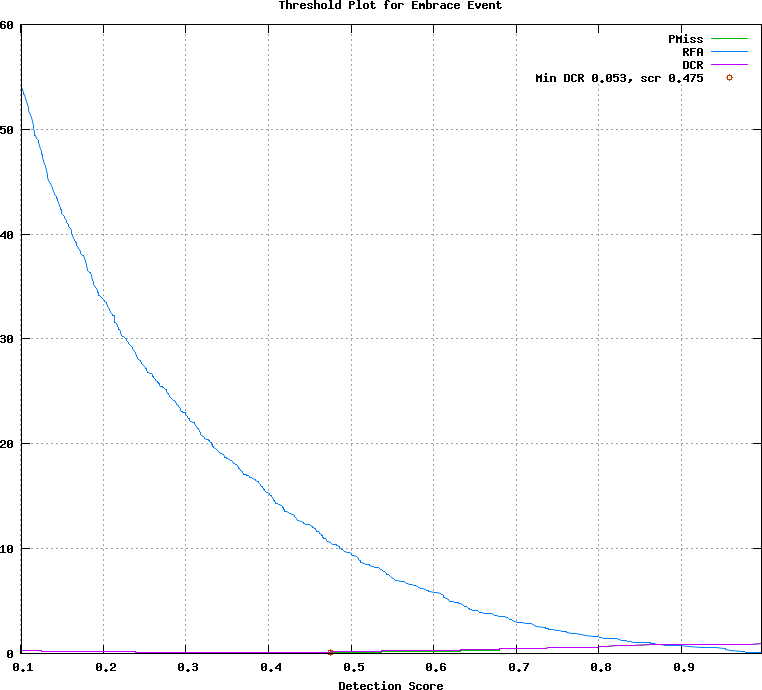

Write gnuplot code to recreate this figure.
## GNUPLOT command file
set terminal postscript color
set style data lines
set title 'Threshold Plot for Embrace Event'
set xlabel 'Detection Score'
set grid
set size ratio 0.85
plot [0.101000:0.997000]  \
  'test.det.Embrace_Event.dat.1' using 1:4 title 'PMiss' with lines lt 2, \
  'test.det.Embrace_Event.dat.1' using 1:5 title 'RFA' with lines lt 3, \
  'test.det.Embrace_Event.dat.1' using 1:6 title 'DCR' with lines lt 4, \
  'test.det.Embrace_Event.dat.2' using 1:2 title 'Min DCR 0.053, scr 0.475' with points lt 6
